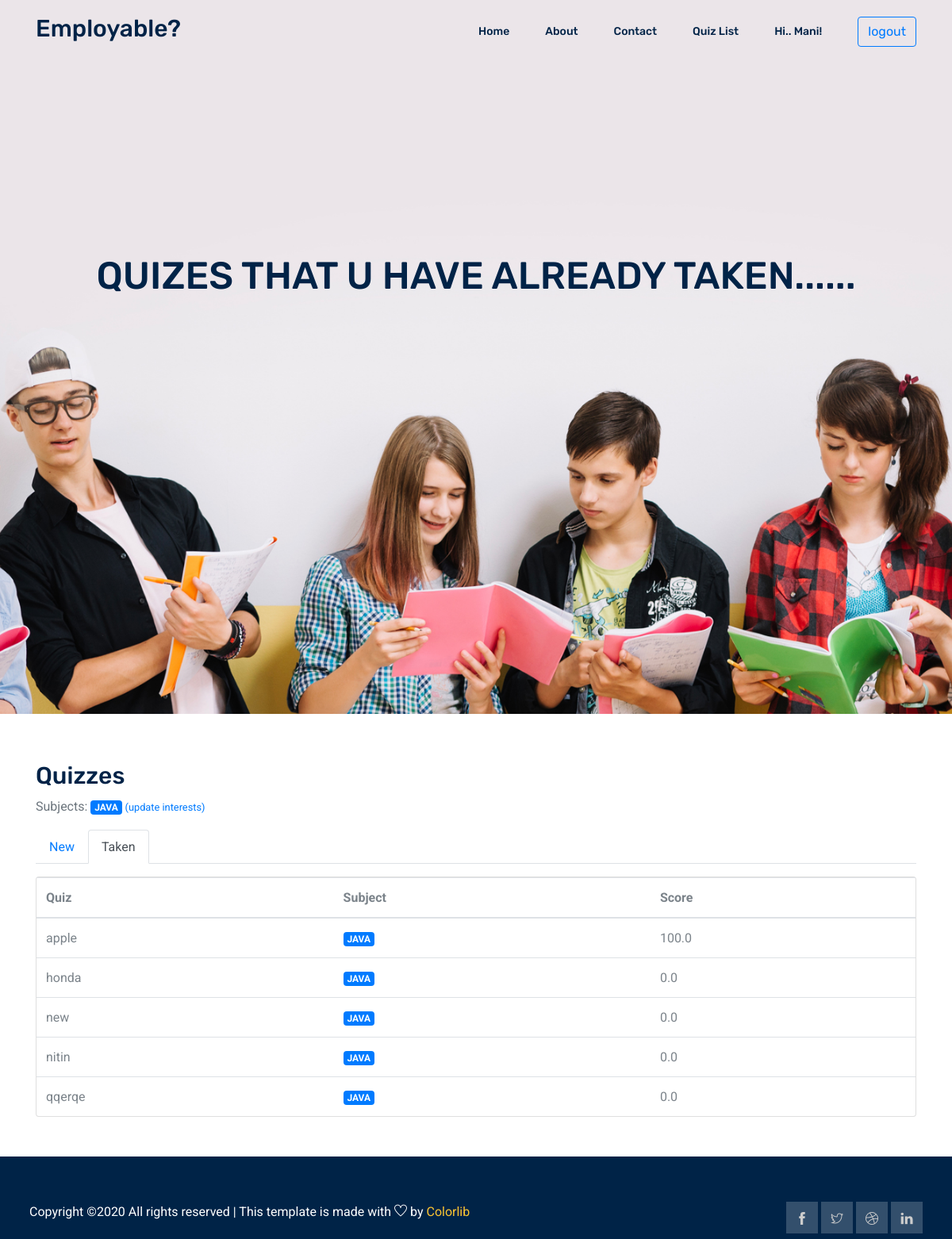
Screenshot of /student/taken/ (signed in) with the database file from the repository.
### accounts/models.py (models this page shows, shortened)
class User(AbstractUser):
    is_student = models.BooleanField(default=False)
    is_company = models.BooleanField(default=False)
    has_details = models.BooleanField(default=False)
    about = models.TextField(max_length=1000)
    image = models.ImageField(upload_to='main_image',blank = True, null = True)
    website = models.CharField(max_length=40)
    slug = models.SlugField(null=True,blank="true")

### exam/models.py (models this page shows, shortened)
class Subject(models.Model):
    name = models.CharField(max_length=30)
    color = models.CharField(max_length=7, default='#007bff')
    def get_html_badge(self):
        name = escape(self.name)
        color = escape(self.color)
        html = '<span class="badge badge-primary" style="background-color: %s">%s</span>' % (color, name)
        return mark_safe(html)

class Quiz(models.Model):
    owner = models.ForeignKey(User, on_delete=models.CASCADE, related_name='quizzes')
    name = models.CharField(max_length=255)
    subject = models.ForeignKey(Subject, on_delete=models.CASCADE, related_name='quizzes')
    location = models.CharField(max_length=50)
    skills_Required = models.CharField(max_length = 50)
    education = models.CharField(max_length = 50)
    work_exporience = models.CharField(max_length = 50)
    ctc = models.IntegerField()
    posts = models.CharField(max_length=20)

### student/models.py (models this page shows)
class TakenQuiz(models.Model):
    student = models.ForeignKey(Student, on_delete=models.CASCADE, related_name='taken_quizzes')
    quiz = models.ForeignKey(Quiz, on_delete=models.CASCADE, related_name='taken_quizzes')
    score = models.FloatField()
    date = models.DateTimeField(auto_now_add=True)

### student/views.py (the view)
# urls.py: path('taken/', views.TakenQuizListView.as_view(), name='taken_quiz_list'),
class TakenQuizListView(ListView):
    model = TakenQuiz
    context_object_name = 'taken_quizzes'
    template_name = 'student/taken_quiz_list.html'
    def get_queryset(self):
        queryset = self.request.user.student.taken_quizzes \
            .select_related('quiz', 'quiz__subject') \
            .order_by('quiz__name')
        return queryset

### templates/student/taken_quiz_list.html (shortened to what this page needs)
{% extends 'base.html' %}
{% load crispy_forms_tags %}
{% block body %}
<section class="home_banner_area">
   <div class="banner_inner">
     <div class="container">
       <div class="row">
         <div class="col-lg-12">
           <div class="banner_content text-center">
             <h2 class="text-uppercase mt-4 mb-5">
              Quizes that u have already taken......
             </h2>
           </div>
         </div>
       </div>
     </div>
   </div>
 </section>
    <div class = 'container' style= 'margin-top:60px'>
        {% if user.is_authenticated %}
{% if request.user.is_student %}
{% if request.user.has_details%}
        <h2>Quizzes</h2>
        <p class="text-muted">
          Subjects:{% for subject in user.student.interests.all %} {{ subject.get_html_badge }}{% endfor %}
          <a href="{% url 'student_interests' %}"><small>(update interests)</small></a>
        </p>
        <ul class="nav nav-tabs mb-3">
          <li class="nav-item">
            <a class="nav-link" href="{% url 'quiz_list' %}">New</a>
          </li>
          <li class="nav-item">
            <a class="nav-link active" href="{% url 'taken_quiz_list' %}">Taken</a>
          </li>
        </ul>
        <div class="card">
            <table class="table mb-0">
              <thead>
                <tr>
                  <th>Quiz</th>
                  <th>Subject</th>
                  <th>Score</th>
                </tr>
              </thead>
              <tbody>
                {% for taken_quiz in taken_quizzes %}
                  <tr>
                    <td>{{ taken_quiz.quiz.name }}</td>
                    <td>{{ taken_quiz.quiz.subject.get_html_badge }}</td>
                    <td>{{ taken_quiz.score }}</td>
                  </tr>
                {% empty %}
                  <tr>
                    <td class="bg-light text-center font-italic" colspan="3">You haven't completed any quiz yet.</td>
                  </tr>
                {% endfor %}
              </tbody>
            </table>
          </div>
        </div>
        {% endif %}
        {%else%}
        <p>you need to login as a student first</p>
        {% endif %}
        {% else %}
        <p>you need to login first</p>
        {% endif %}
{% endblock %}

### templates/base.html (shortened to what this page needs)
{% load static %}
<!DOCTYPE html>
<html lang="en">
  <head>
    <link rel="stylesheet" href="https://cdnjs.cloudflare.com/ajax/libs/font-awesome/4.7.0/css/font-awesome.min.css">
   <link rel="stylesheet" href="{% static 'css/bootstrap.css' %}" />
    <link rel="stylesheet" href="{% static 'css/flaticon.css' %}" />
    <link rel="stylesheet" href="{% static 'css/themify-icons.css' %}" />
    <link rel="stylesheet" href="{% static 'vendors/owl-carousel/owl.carousel.min.css' %}" />
    <link rel="stylesheet" href="{% static 'vendors/nice-select/css/nice-select.css' %}" />
    <link rel="stylesheet" href="https://stackpath.bootstrapcdn.com/bootstrap/4.1.3/css/bootstrap.min.css">
    <link rel="stylesheet" href="{% static 'css/style.css' %}" />
  </head>
  <body>
    <header class="header_area">
      <div class="main_menu">
        <nav class="navbar navbar-expand-lg navbar-light">
          <div class="container">
            <a class="navbar-brand logo_h" href="{% url 'home'  %}"
              ><h2>Employable?</h2></a>
            <div
              class="collapse navbar-collapse offset"
              id="navbarSupportedContent"
            >
              <ul class="nav navbar-nav menu_nav ml-auto">
                <li class="nav-item {% block homeactive %} {% endblock %}">
                  <a class="nav-link" href="{% url 'home'  %}">Home</a>
                </li>
                <li class="nav-item {% block aboutactive %} {% endblock %}">
                  <a class="nav-link " href="{% url 'about'  %}">About</a>
                </li>
                <li class="nav-item {% block contactactive %} {% endblock %}">
                  <a class="nav-link " href="{% url 'contact'  %}">Contact</a>
                </li>
                {% if not request.user.is_authenticated %}
                <li class="nav-item">
                  <a class = 'nav-link'>
                    <button class="btn btn-outline-primary my-2 my-sm-0" onclick=location.href='{% url 'login' %}' type="submit">Login</button>
                  </a>
                </li>
                <li class="nav-item" >
                  <a class = 'nav-link'>
                  <button class="btn btn-outline-primary my-2 my-sm-0" onclick=location.href='{% url 'signup' %}' type="submit">Signup</button>
                </a>
                </li>
                {% else %}
                {% if request.user.is_company %}
                <li class="nav-item">
                  <a class="nav-link" href="{% url 'home'  %}">hi.. {{request.user}}!</a>
                </li>
                {% else %}
                <li class="nav-item">
                  <a class="nav-link" href="{% url 'quiz_list'  %}">Quiz list</a>
                </li>
                <li class="nav-item">
                  <a class="nav-link" href="{% url 'student_profile' request.user.slug %}">hi.. {{request.user}}!</a>
                </li>
                {% endif %}
                <li class="nav-item" >
                  <a class = 'nav-link'>
                  <button class="btn btn-outline-primary my-2 my-sm-0" onclick=location.href='{% url 'logout' %}' type="submit">logout</button>
                </a>
                </li>
                {% endif %}
              </ul>
            </div>
          </div>
        </nav>
      </div>
    </header>
    {% block body %}{% endblock %}
    <footer class="footer-area " >
      <div class="container" style = "padding:7px">
        <div class="row footer-bottom d-flex justify-content-between">
          <p class="col-lg-8 col-sm-12 footer-text m-0 text-white">
Copyright &copy;<script>document.write(new Date().getFullYear());</script> All rights reserved | This template is made with <i class="ti-heart" aria-hidden="true"></i> by <a href="https://colorlib.com" target="_blank">Colorlib</a>
          </p>
          <div class="col-lg-4 col-sm-12 footer-social">
            <a href="#"><i class="ti-facebook"></i></a>
            <a href="#"><i class="ti-twitter"></i></a>
            <a href="#"><i class="ti-dribbble"></i></a>
            <a href="#"><i class="ti-linkedin"></i></a>
          </div>
        </div>
      </div>
    </footer>
    </body>
</html>

### rows the page displays
User: user "Mani"
Subject: get_html_badge "JAVA"
TakenQuiz: quiz.name "apple", quiz.subject.get_html_badge "JAVA", score "100.0"
TakenQuiz: quiz.name "honda", quiz.subject.get_html_badge "JAVA", score "0.0"
TakenQuiz: quiz.name "new", quiz.subject.get_html_badge "JAVA", score "0.0"
TakenQuiz: quiz.name "nitin", quiz.subject.get_html_badge "JAVA", score "0.0"
TakenQuiz: quiz.name "qqerqe", quiz.subject.get_html_badge "JAVA", score "0.0"
